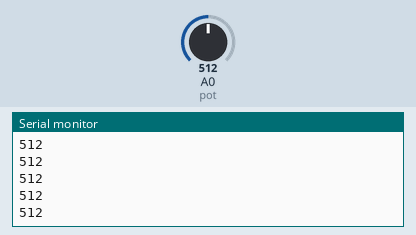
Recording of a sketch running on a simulated Arduino Uno, built with avr-gcc and run on an emulated ATmega328P. On the bench: the last lines printed to the serial monitor. The inputs (shaded band) are chosen by the test bench; at power-on: A0 (pot) = 512.

Above: at 1.2 s.
1.3 s: A0 (pot) set to 716
At 2.4 s:
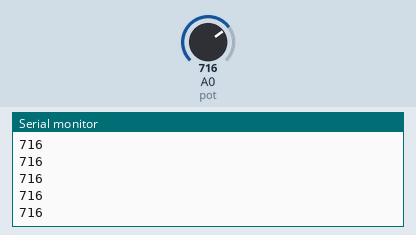
2.8 s: A0 (pot) set to 900
At 3.9 s:
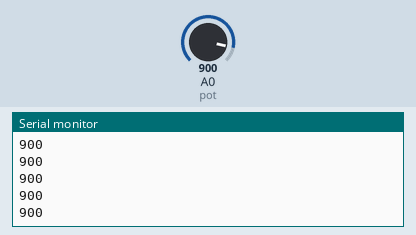
Timing chart, 0 to 5.8 s (numbered marks = the images above; inputs shaded):
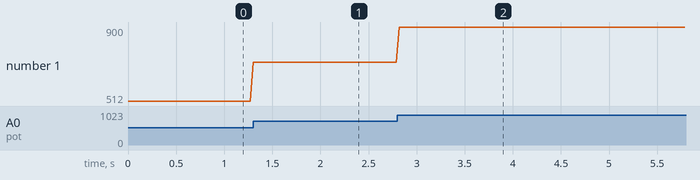

Measured:
- after the input at 1.3 s, the serial monitor: prints a new line at once (image 1)
- after the input at 2.8 s, the serial monitor: prints a new line at once (image 2)
- plotted number 1: 512 → 716 after the input at 1.3 s, 716 → 900 after the input at 2.8 s

The sketch:

hold_max_value_from_analog_read.ino
```cpp
const int pot = A0;
int potval = 0;
int maximum = 0;


void setup() {
  Serial.begin(9600);
  pinMode(pot, INPUT);
}

void loop() {
  potval = analogRead(A0);

  if(potval > maximum){
      maximum=potval;
  }

  Serial.println(maximum);

  delay(30);
}
```
